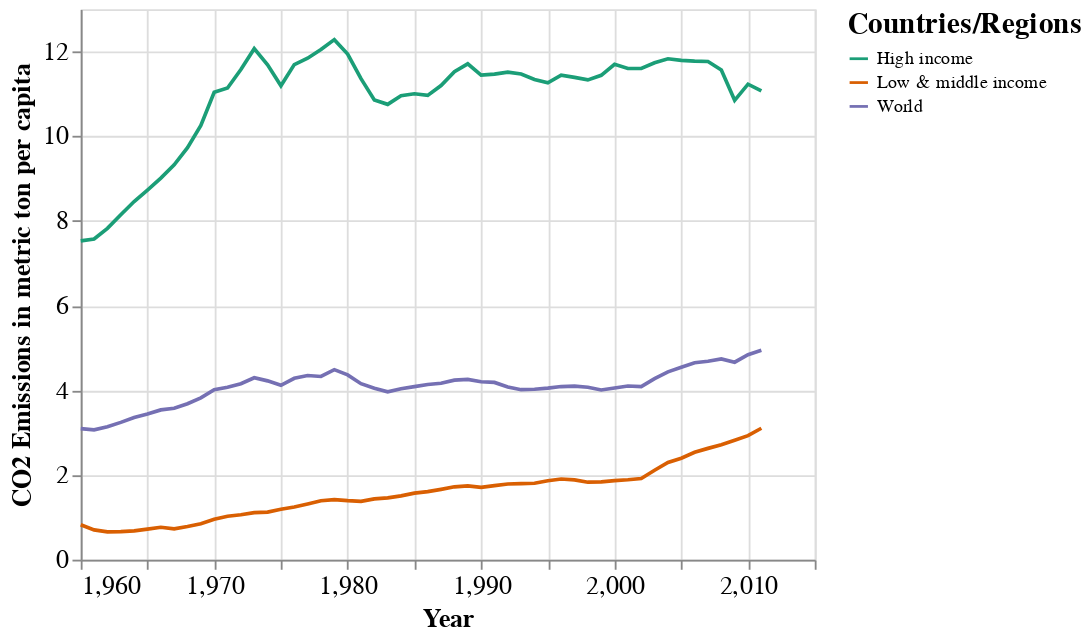

This figure's notebook cell:
### Code cell
alt.Chart(df4).mark_line().encode(x = 'Year', 
                                  y = alt.Y('Value', axis = alt.Axis(title = 'CO2 Emissions in metric ton per capita')), 
                                  color = alt.Color('CountryName', legend = alt.Legend(title = 'Countries/Regions'), 
                                                    scale = alt.Scale(scheme = 'dark2'))).configure_axis(labelFontSize = 14,
                                                                                                        titleFontSize = 14). configure_legend(titleFontSize = 16)

### Figure 1 — Vega-Lite specification as saved in the notebook (floating-point values rounded to 4 significant figures; data arrays with more than 128 entries replaced by an {"elided": "..."} marker saying what was removed)
{"config": {"view": {"continuousWidth": 400, "continuousHeight": 300}, "axis": {"labelFontSize": 14, "titleFontSize": 14}, "legend": {"titleFontSize": 16}}, "data": {"name": "data-1a83f3f592d0fd9216ba1b4da5be54bb"}, "mark": "line", "encoding": {"color": {"type": "nominal", "field": "CountryName", "legend": {"title": "Countries/Regions"}, "scale": {"scheme": "dark2"}}, "x": {"type": "quantitative", "field": "Year"}, "y": {"type": "quantitative", "axis": {"title": "CO2 Emissions in metric ton per capita"}, "field": "Value"}}, "$schema": "https://vega.github.io/schema/vega-lite/v4.8.1.json", "datasets": {"data-1a83f3f592d0fd9216ba1b4da5be54bb": {"elided": "156 records"}}}
